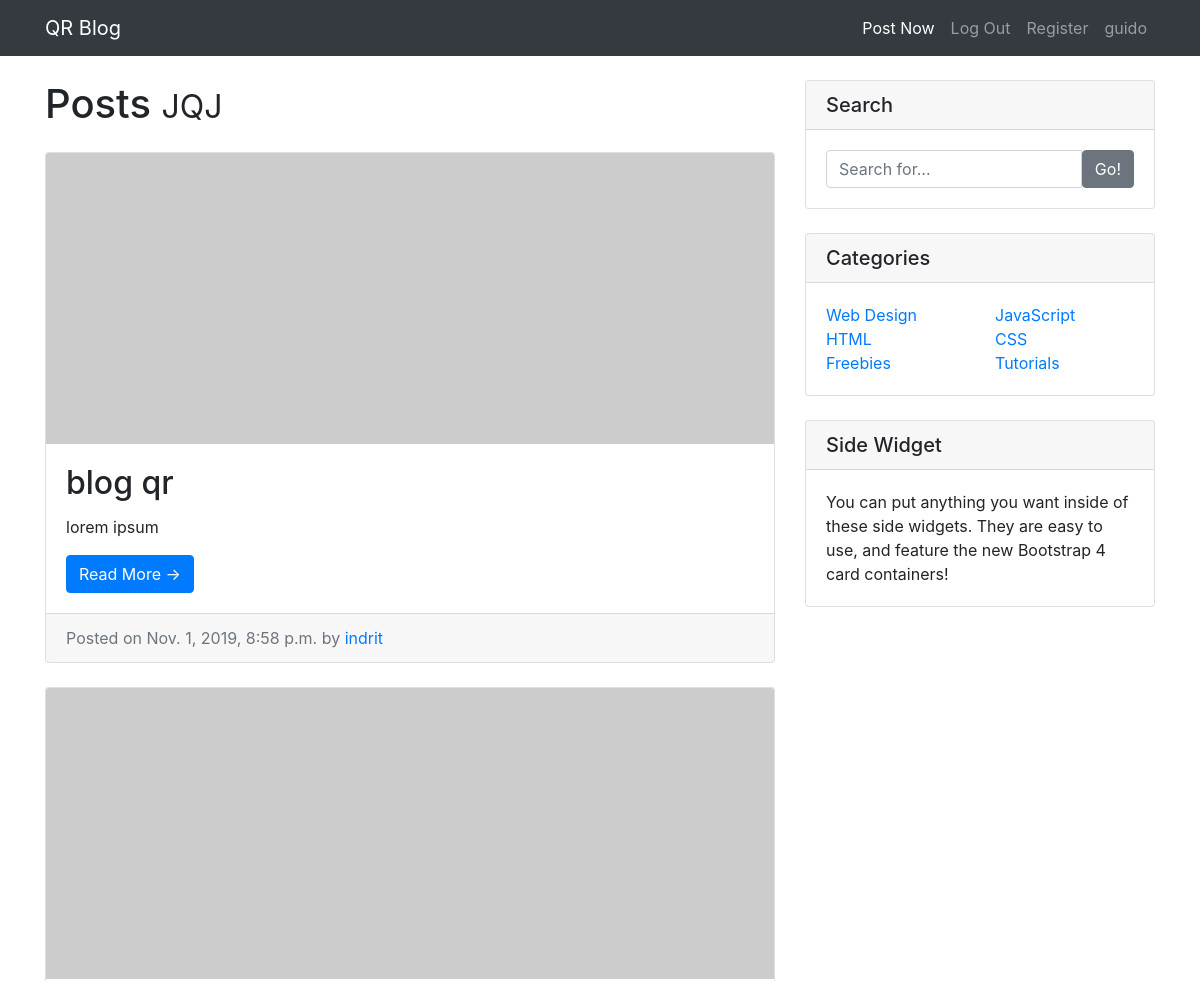
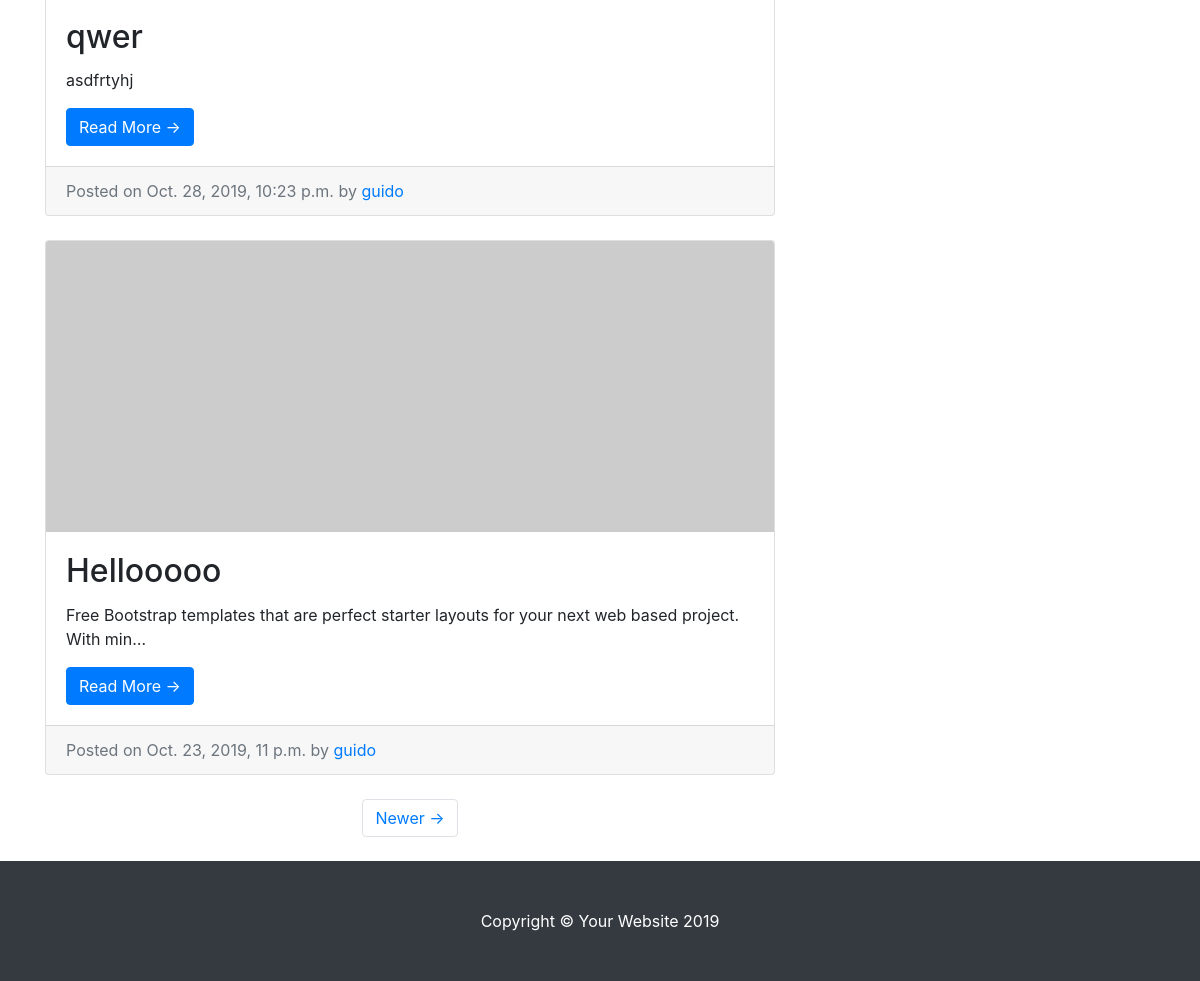
The app's page / (signed in) with its own data (2 pictures, top to bottom).
### entries/models.py (models this page shows, shortened)
class Entry(models.Model):
    entry_title = models.CharField(max_length=50)
    entry_text = models.TextField()
    entry_date = models.DateTimeField(auto_now_add=True)
    entry_author = models.ForeignKey(User, on_delete=models.CASCADE)
    class Meta:
        verbose_name_plural = "entries"

### entries/views.py (the view)
# urls.py: path('', HomeView.as_view(), name = 'blog-home'),
class HomeView(LoginRequiredMixin, ListView):
    model = Entry
    template_name = 'entries/index.html'
    context_object_name = 'blog_entries'
    ordering = ['-entry_date']
    paginate_by = 3

### entries/templates/entries/index.html (shortened to what this page needs)
{% extends "entries/base.html" %}
{% block content %}
      <div class="col-md-8">
        <h1 class="my-4">Posts
          <small>JQJ</small>
        </h1>
        {% for entries in blog_entries %}
        <div class="card mb-4">
  <img class="card-img-top" src="http://placehold.it/750x300" alt="Card image cap">
          <div class="card-body">
            <h2 class="card-title">{{ entries.entry_title }}</h2>
            <p class="card-text">{{ entries.entry_text|truncatechars:100 }}</p>
            <a href="{% url 'entry-detail' entries.pk %}" class="btn btn-primary">Read More &rarr;</a>
          </div>
          <div class="card-footer text-muted">
            Posted on {{ entries.entry_date }} by
            <a href="#">{{ entries.entry_author }}</a>
          </div>
        </div>
        {% endfor %}
        <ul class="pagination justify-content-center mb-4">
          {% if page_obj.has_next %}
          <li class="page-item">
            <a class="page-link" href="?page={{ page_obj.next_page_number  }}">Newer &rarr;</a>
          </li>
          {% endif %}
        </ul>
      </div>
{% endblock %}

### entries/templates/entries/base.html (shortened to what this page needs)
{% load static %}
<!DOCTYPE html>
<html lang="en">
<head>
  <link href="{% static 'entries/vendor/bootstrap/css/bootstrap.min.css' %}" rel="stylesheet">
  <link href="{% static 'entries/css/blog-home.css' %}" rel="stylesheet">
</head>
<body>
  <nav class="navbar navbar-expand-lg navbar-dark bg-dark fixed-top">
    <div class="container">
      <a class="navbar-brand" href="{% url 'blog-home' %}">QR Blog</a>
      <div class="collapse navbar-collapse" id="navbarResponsive">
        <ul class="navbar-nav ml-auto">
          <li class="nav-item active">
            <a class="nav-link" href="{% url 'create_entry' %}">Post Now
            </a>
          </li>
          <li class="nav-item">
            <a class="nav-link" href="{% url 'logout' %}">Log Out</a>
          </li>
          <li class="nav-item">
            <a class="nav-link" href="{% url 'register' %}">Register</a>
          </li>
          <li class="nav-item">
            <a class="nav-link" href="#">{{ user.username }}</a>
          </li>
        </ul>
      </div>
    </div>
  </nav>
  <div class="container">
    <div class="row">
      {% block content %}  {% endblock %}
      <div class="col-md-4">
        <div class="card my-4">
          <h5 class="card-header">Search</h5>
          <div class="card-body">
            <div class="input-group">
              <input type="text" class="form-control" placeholder="Search for...">
              <span class="input-group-btn">
                <button class="btn btn-secondary" type="button">Go!</button>
              </span>
            </div>
          </div>
        </div>
        <div class="card my-4">
          <h5 class="card-header">Categories</h5>
          <div class="card-body">
            <div class="row">
              <div class="col-lg-6">
                <ul class="list-unstyled mb-0">
                  <li>
                    <a href="#">Web Design</a>
                  </li>
                  <li>
                    <a href="#">HTML</a>
                  </li>
                  <li>
                    <a href="#">Freebies</a>
                  </li>
                </ul>
              </div>
              <div class="col-lg-6">
                <ul class="list-unstyled mb-0">
                  <li>
                    <a href="#">JavaScript</a>
                  </li>
                  <li>
                    <a href="#">CSS</a>
                  </li>
                  <li>
                    <a href="#">Tutorials</a>
                  </li>
                </ul>
              </div>
            </div>
          </div>
        </div>
        <div class="card my-4">
          <h5 class="card-header">Side Widget</h5>
          <div class="card-body">
            You can put anything you want inside of these side widgets. They are easy to use, and feature the new Bootstrap 4 card containers!
          </div>
        </div>
      </div>
    </div>
  </div>
  <footer class="py-5 bg-dark">
    <div class="container">
      <p class="m-0 text-center text-white">Copyright &copy; Your Website 2019</p>
    </div>
  </footer>
</body>
</html>

### entries/static/entries/css/blog-home.css (style rules this page uses)
body { padding-top: 56px; }

### records on screen
Entry: entry_title "blog qr", entry_text "lorem ipsum", entry_date "Nov. 1, 2019, 8:58 p.m.", entry_author "indrit"
Entry: entry_title "qwer", entry_text "asdfrtyhj", entry_date "Oct. 28, 2019, 10:23 p.m.", entry_author "guido"
Entry: entry_title "Hellooooo", entry_text "Free Bootstrap templates that are perfect starter layouts for your next web based project. With min…", entry_date "Oct. 23, 2019, 11 p.m.", entry_author "guido"

### other values on screen
{{ user.username }} "guido"
